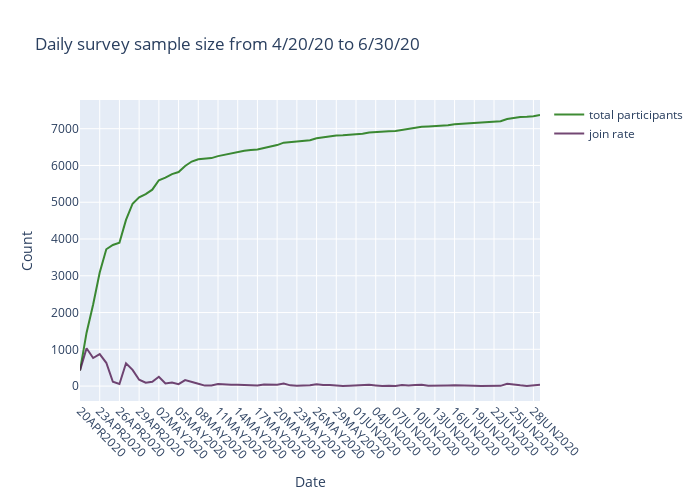

Notebook source saved alongside this figure:
### Code cell
# Creating trace1
trace1 = go.Scatter(
                    x = df1['date_joined'],
                    y = df1['ppl_cumulative'],
                    mode = "lines",
                    name = "total participants",
                    marker = dict(color = 'rgba(16, 112, 2, 0.8)'))


# Creating trace2
trace2 = go.Scatter(
                    x = df1['date_joined'],
                    y = df1['num_ppl'],
                    mode = "lines",
                    name = "join rate",
                    marker = dict(color = 'rgba(80, 26, 80, 0.8)'))


data = [trace1, trace2]

layout = dict(title = 'Daily survey sample size from 4/20/20 to 6/30/20',
              xaxis= dict(title= 'Date',ticklen= 5,tickangle = 45, zeroline= False),
              yaxis= dict(title= 'Count',ticklen= 5,zeroline= False),
              autosize=False, 
              width=700,
              height=500)
fig = dict(data = data, layout = layout)
iplot(fig)

### Figure 1 — Plotly figure (JSON) as saved in the notebook; plotly's stock layout.template omitted (floating-point values rounded to 4 significant figures)
{"data": [{"marker": {"color": "rgba(16, 112, 2, 0.8)"}, "mode": "lines", "name": "total participants", "type": "scatter", "x": ["20APR2020", "21APR2020", "22APR2020", "23APR2020", "24APR2020", "25APR2020", "26APR2020", "27APR2020", "28APR2020", "29APR2020", "30APR2020", "01MAY2020", "02MAY2020", "03MAY2020", "04MAY2020", "05MAY2020", "06MAY2020", "07MAY2020", "08MAY2020", "09MAY2020", "10MAY2020", "11MAY2020", "12MAY2020", "13MAY2020", "14MAY2020", "15MAY2020", "16MAY2020", "17MAY2020", "18MAY2020", "19MAY2020", "20MAY2020", "21MAY2020", "22MAY2020", "23MAY2020", "24MAY2020", "25MAY2020", "26MAY2020", "27MAY2020", "28MAY2020", "29MAY2020", "30MAY2020", "31MAY2020", "01JUN2020", "02JUN2020", "03JUN2020", "04JUN2020", "05JUN2020", "06JUN2020", "07JUN2020", "08JUN2020", "09JUN2020", "10JUN2020", "11JUN2020", "12JUN2020", "13JUN2020", "14JUN2020", "15JUN2020", "16JUN2020", "17JUN2020", "18JUN2020", "19JUN2020", "20JUN2020", "21JUN2020", "22JUN2020", "23JUN2020", "24JUN2020", "25JUN2020", "26JUN2020", "27JUN2020", "28JUN2020", "29JUN2020"], "y": [423, 1453, 2217, 3087, 3721, 3839, 3898, 4519, 4960, 5132, 5223, 5342, 5597, 5668, 5766, 5820, 5984, 6107, 6169, 6182, 6200, 6254, 6293, 6327, 6366, 6403, 6420, 6435, 6476, 6516, 6554, 6621, 6641, 6653, 6666, 6687, 6740, 6769, 6800, 6815, 6819, 6829, 6846, 6863, 6898, 6916, 6920, 6932, 6936, 6966, 6985, 7016, 7051, 7062, 7069, 7078, 7096, 7119, 7132, 7155, 7165, 7171, 7179, 7196, 7203, 7264, 7299, 7319, 7324, 7336, 7371]}, {"marker": {"color": "rgba(80, 26, 80, 0.8)"}, "mode": "lines", "name": "join rate", "type": "scatter", "x": ["20APR2020", "21APR2020", "22APR2020", "23APR2020", "24APR2020", "25APR2020", "26APR2020", "27APR2020", "28APR2020", "29APR2020", "30APR2020", "01MAY2020", "02MAY2020", "03MAY2020", "04MAY2020", "05MAY2020", "06MAY2020", "07MAY2020", "08MAY2020", "09MAY2020", "10MAY2020", "11MAY2020", "12MAY2020", "13MAY2020", "14MAY2020", "15MAY2020", "16MAY2020", "17MAY2020", "18MAY2020", "19MAY2020", "20MAY2020", "21MAY2020", "22MAY2020", "23MAY2020", "24MAY2020", "25MAY2020", "26MAY2020", "27MAY2020", "28MAY2020", "29MAY2020", "30MAY2020", "31MAY2020", "01JUN2020", "02JUN2020", "03JUN2020", "04JUN2020", "05JUN2020", "06JUN2020", "07JUN2020", "08JUN2020", "09JUN2020", "10JUN2020", "11JUN2020", "12JUN2020", "13JUN2020", "14JUN2020", "15JUN2020", "16JUN2020", "17JUN2020", "18JUN2020", "19JUN2020", "20JUN2020", "21JUN2020", "22JUN2020", "23JUN2020", "24JUN2020", "25JUN2020", "26JUN2020", "27JUN2020", "28JUN2020", "29JUN2020"], "y": [423, 1030, 764, 870, 634, 118, 59, 621, 441, 172, 91, 119, 255, 71, 98, 54, 164, 123, 62, 13, 18, 54, 39, 34, 39, 37, 17, 15, 41, 40, 38, 67, 20, 12, 13, 21, 53, 29, 31, 15, 4, 10, 17, 17, 35, 18, 4, 12, 4, 30, 19, 31, 35, 11, 7, 9, 18, 23, 13, 23, 10, 6, 8, 17, 7, 61, 35, 20, 5, 12, 35]}], "layout": {"autosize": false, "height": 500, "title": {"text": "Daily survey sample size from 4/20/20 to 6/30/20"}, "width": 700, "xaxis": {"tickangle": 45, "ticklen": 5, "title": {"text": "Date"}, "zeroline": false}, "yaxis": {"ticklen": 5, "title": {"text": "Count"}, "zeroline": false}}}
